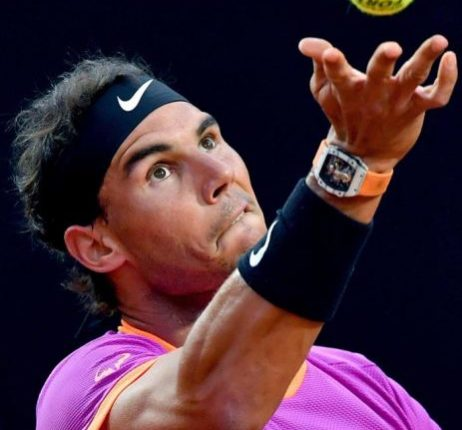
#> input picture Vision Artificial/nadal.jpg, 462 x 430 px
$ python TFourier.py
#> lines starting #> are read from the running program, lines starting #| are printed output that depends on the picture
"""                                                         Teoría

La transformada de Fourier se utiliza para analizar las características de frecuencia de varios filtros. Para las imágenes, la
transformada discreta de Fourier 2D (DFT, por sus siglas en inglés) se utiliza para encontrar el dominio de frecuencia. Para el
cálculo de la DFT se utiliza un algoritmo rápido llamado Transformada Rápida de Fourier (o Fast Fourier Transform en inglés,
abreviado como FFT). Los detalles al respecto se pueden encontrar en cualquier libro de texto de procesamiento de imágenes o
procesamiento de señales.

Para una señal sinusoidal de la forma:

podemos decir que f es la frecuencia de la señal, y si su dominio de frecuencia es tomado, podemos ver un pico en f. Si la señal
es muestreada para formar una señal discreta, obtenemos el mismo dominio de frecuencia, pero periódica en el rango [-pi, pi] o
[0, 2pi] (o [0, N]  para N puntos de la DFT). Una imagen se puede considerar como una señal muestreada en dos direcciones. Así
que tomar transformada de fourier en ambas direcciones X e Y da la representación de frecuencia de la imagen.

Más intuitivamente, para la señal sinusoidal, si la amplitud varía muy rápido en poco tiempo, se puede decir que es una señal de
 alta frecuencia. Si varía lentamente, es una señal de baja frecuencia. Se puede extender la misma idea a las imágenes. ¿Dónde
 varía drásticamente la amplitud en las imágenes? En los puntos extremos, o ruidos. Así podemos decir que los bordes y los ruidos
 son contenidos de alta frecuencia en una imagen. Si no hay muchos cambios en la amplitud, se trata de una componente de baja
 frecuencia.

Veamos entoces cómo encontrar el Transformador de Fourier.


                                                    Transformada de Fourier en Numpy

Primero veremos cómo encontrar Transformada de Fourier usando Numpy. Numpy tiene un paquete FFT para hacer esto. La función
np. fft. fft2() nos proporciona la transformación de frecuencia, la cual será una matriz compleja. Su primer argumento es la
imagen de entrada, que deberá estar en escala de grises. El segundo argumento es opcional y decide el tamaño de la matriz de
salida. Si es mayor que el tamaño de la imagen de entrada, la imagen de entrada se rellena con ceros antes del cálculo de FFT.
Si es inferior a la imagen de entrada, se recortará la imagen de entrada. Si no se pasa ningún argumento, el tamaño de la matriz
de salida será igual al de la entrada.

Una vez obtenido el resultado, la componente de frecuencia cero (componente DC) estará en la esquina superior izquierda. Si
quieres ponerlo en el centro, necesitas desplazar el resultado en N/2 en ambas direcciones. Esto se hace simplemente con la
 función np. fft. fftshift() (Es más fácil de analizar). Una vez que se encuentre la transformación de frecuencia, se puede
 encontrar el espectro de magnitudes."""

import cv2
import numpy as np
from matplotlib import pyplot as plt
img = cv2.imread('nadal.jpg',0)
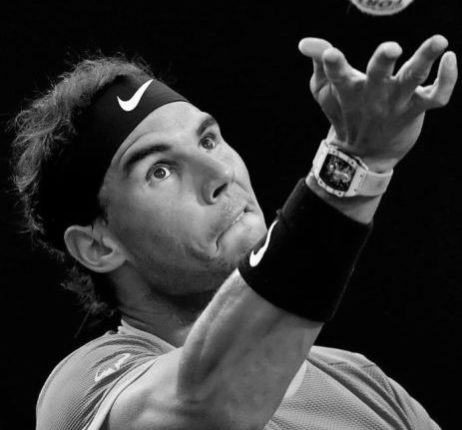
#> img: shape (430, 462); min 0, max 255, mean 53.4
f = np.fft.fft2(img)
fshift = np.fft.fftshift(f)
magnitudFFT = 20*np.log(np.abs(fshift))
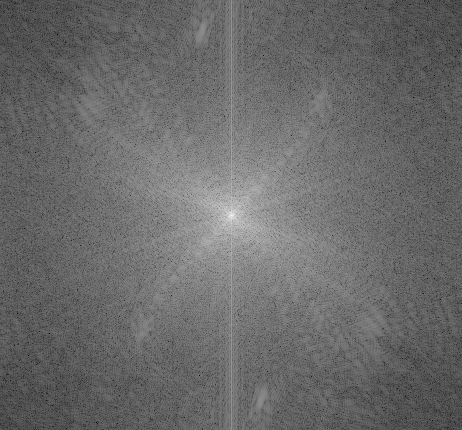
#> magnitudFFT: shape (430, 462) float64; min 25, max 323.5, mean 149.3; drawn with min black and max white
plt.subplot(121),plt.imshow(img, cmap = 'gray')
plt.title('Imagen de entrada'), plt.xticks([]), plt.yticks([])
plt.subplot(122),plt.imshow(magnitudFFT, cmap = 'gray')
plt.title('FFT'), plt.xticks([]), plt.yticks([])
plt.show()
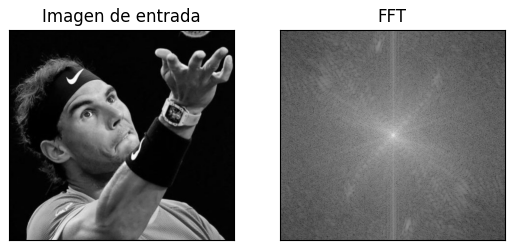
#> figure drawn by matplotlib, 2 panels

"""En la imagen de la derecha se puede apreciar una región más blanca en el centro mostrando que el contenido de baja frecuencia
es mayor.

Ya encontramos la transformación de frecuencia Ahora podemos hacer algunas operaciones en el dominio de la frecuencia, como el
filtrado de paso alto y la reconstrucción de la imagen original, es decir, encontrar DFT inverso. Para eso, simplemente, se debe
eliminar las bajas frecuencias utilizando una máscara formada por una ventana rectangular (en este caso utilizaremos una de tamaño
 60×60). A continuación, se aplica el desplazamiento inverso utilizando np.fft.ifftshift() para que el componente de DC vuelva a
 aparecer en la esquina superior izquierda. Luego se encuentra la FFT inversa utilizando la función np.ifft2(). El resultado, de
 nuevo, será un número complejo, del cual puedes tomar su valor absoluto."""

img = cv2.imread('nadal.jpg',0)
f = np.fft.fft2(img)
fshift = np.fft.fftshift(f)
rows, cols = img.shape
#> rows = 430; cols = 462
crow,ccol = int(rows/2) , int(cols/2)
#> crow = 215; ccol = 231
fshift[crow-30:crow+30, ccol-30:ccol+30] = 0
f_ishift = np.fft.ifftshift(fshift)
img_back = np.fft.ifft2(f_ishift)
img_back = np.abs(img_back)
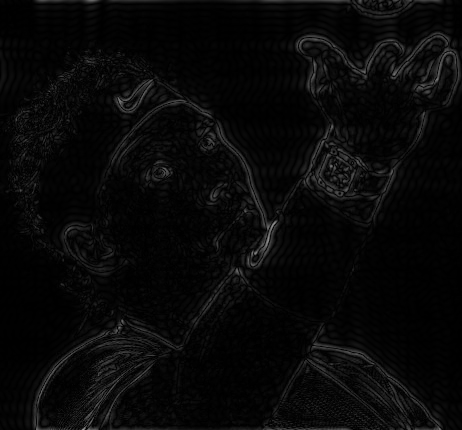
#> img_back: shape (430, 462) float64; min 0.00869, max 155.4, mean 8.7
plt.subplot(131),plt.imshow(img, cmap = 'gray')
plt.title('Original'), plt.xticks([]), plt.yticks([])
plt.subplot(132),plt.imshow(np.abs(fshift), cmap = 'gray')
plt.title('Filtro'), plt.xticks([]), plt.yticks([])
plt.subplot(133),plt.imshow(img_back,cmap = 'gray')
plt.title('Transformada inversa'), plt.xticks([]), plt.yticks([])
plt.show()
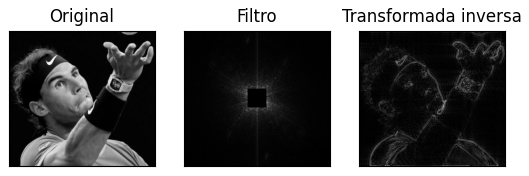
#> figure drawn by matplotlib, 3 panels

"""El resultado muestra que el Filtro Pasa Altos es una operación de detección de bordes. Esto es lo que hemos visto en el
capítulo de Gradientes de imagen. Esto también muestra que la mayoría de los datos de imagen están presentes en la región de
baja frecuencia del espectro. Hasta aquí hemos visto cómo encontrar DFT, IDFT, etc. en Numpy. Ahora veamos cómo hacerlo en OpenCV.

Aunque en este ejemplo no se observa mucho,  este procedimiento puede causar artefactos en la imagen final, conocidos como
efectos de llamada (call effects en inglés). Estos efectos son causados por la ventana rectangular que utilizamos para enmascarar.
 El problema es causado al coveritr esta máscara a la forma seno. Por lo tanto, no es aconsejable utilizar ventanas rectangulares
 para filtrar. En su lugar, la mejor opción es utilizar ventanas Gausianas.


                                                         Transformada de Fourier en OpenCV

OpenCV está provista con las funciones cv2.dft() y cv2.idft() para esto. Estas funciones devuelven el mismo resultado que las
anteriores, pero con dos canales. El primer canal tendrá la parte real del resultado y el segundo canal tendrá la parte imaginaria
 del resultado. La imagen de entrada se debe convertir a np.float32 primero. Veamos un ejemplo de cómo hacerlo."""

img = cv2.imread('nadal.jpg',0)
dft = cv2.dft(np.float32(img),flags = cv2.DFT_COMPLEX_OUTPUT)
dft_shift = np.fft.fftshift(dft)
magnitude_spectrum = 20*np.log(cv2.magnitude(dft_shift[:,:,0],dft_shift[:,:,1]))
plt.subplot(121),plt.imshow(img, cmap = 'gray')
plt.title('Imagen de entrada'), plt.xticks([]), plt.yticks([])
plt.subplot(122),plt.imshow(magnitude_spectrum, cmap = 'gray')
plt.title('FFT'), plt.xticks([]), plt.yticks([])
plt.show()

"""El resultado de este código es exactamente el mismo que utilizando la función de Numpy.
Nota:  También puede utilizar cv2.cartToPolar() que devuelve tanto la magnitud como la fase al mismo tiempo.
Entonces, ahora tenemos que hallar la DFT inversa. En la sesión anterior, creamos un Filtro Pasa Altos (FPA), esta vez veremos
cómo eliminar los contenidos de alta frecuencia en la imagen, es decir, aplicamos un Filtro Pasa Bajos (FPB) a la imagen. El
resultado de aplicar este tipo de filtro es una imagen desenfocada. Para esto, creamos una máscara primero con un valor alto (1)
a bajas frecuencias, es decir, pasamos el contenido de baja fecuencia y 0 a la región altas frecuencia."""


img = cv2.imread('nadal.jpg',0)
f = np.fft.fft2(img)
fshift = np.fft.fftshift(f)
rows, cols = img.shape
crow,ccol = int(rows/2) , int(cols/2)
# Crea la máscara primero, el centro del cuadrado vale 1, el resto son ceros
mask = np.zeros((rows,cols,2),np.uint8)
mask[crow-30:crow+30, ccol-30:ccol+30] = 1
# Aplica la máscara y la DFT inversa
fshift = dft_shift*mask
f_ishift = np.fft.ifftshift(fshift)
img_back = cv2.idft(f_ishift)
img_back = cv2.magnitude(img_back[:,:,0],img_back[:,:,1])
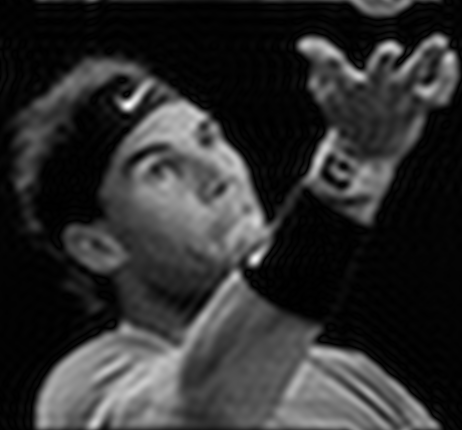
#> img_back: shape (430, 462) float32; min 4826.6, max 57992340, mean 10796467; drawn with min black and max white
plt.subplot(121),plt.imshow(img, cmap = 'gray')
plt.title('Imagen de entrada'), plt.xticks([]), plt.yticks([])
plt.subplot(122),plt.imshow(img_back, cmap = 'gray')
plt.title('DFT'), plt.xticks([]), plt.yticks([])
plt.show()

"""Nota:  Como es habitual, las funciones de OpenCV cv2.dft() y cv2.idft() son más rápidas que las contrapartes de Numpy, pero
las funciones de Numpy son más fáciles de usar.


                                                        Optimización del rendimiento de DFT

El rendimiento del cálculo DFT es mejor para algunos tamaños de matriz. Es más rápido cuando el tamaño de la matriz es potencia
de dos. Las matrices cuyo tamaño es un producto de 2, 3 y 5 también se procesan de manera bastante eficiente. Por lo tanto, si
le preocupa el rendimiento de su código, puede modificar el tamaño de la matriz a cualquier tamaño óptimo (rellenando con ceros)
antes de encontrar la DFT. Para OpenCV, debe agregar ceros manualmente. Pero para Numpy, sólo necesitas especificar el nuevo
tamaño del cálculo de FFT, y automáticamente este rellenará los ceros que falten por usted.

Entonces, ¿cómo encontramos este tamaño óptimo? OpenCV proporciona una función, cv2.getOptimalDFTSize() para esto. Es aplicable
tanto a cv2.dft() como a np.fft.fft2(). Comprobemos su rendimiento usando el comando mágico de Python: % timeit."""


img = cv2.imread('nadal.jpg',0)
rows,cols = img.shape
print(rows,cols)
#| 430 462

nrows = cv2.getOptimalDFTSize(rows)
#> nrows = 432
ncols = cv2.getOptimalDFTSize(cols)
#> ncols = 480
print(nrows, ncols)
#| 432 480
"""<em>240 216</em>

Nótese que el tamaño (238, 212) se modifica a (240,216). Para aumentar el tamaño de la matriz rellenaremos con ceros los espacios
nuevos. Esto puede hacerse creando una nueva matriz de ceros más grande (en este caso de dimensiones 240×216 )  y copiando los
datos en ella, o utilizando cv2.copyMakeBorder().

nimg = np.zeros((nrows,ncols))
nimg[:rows,:cols] = img


right = ncols - cols
bottom = nrows - rows
bordertype = cv2.BORDER_CONSTANT #sólo para evitar la ruptura de línea en un archivo PDF
nimg = cv2.copyMakeBorder(img,0,bottom,0,right,bordertype, value = 0)

Ahora comparemos el rendimiento DFT de la función de Numpy con los dos tamños de matriz:"""

timeit_fft1 = np.fft.fft2(img)
#100 loops, best of 3: 3.64 ms per loop
timeit_fft2 = np.fft.fft2(img,[nrows,ncols])
#100 loops, best of 3: 2.18 ms per loop

#El resultado muestra una aceleración de ~1.5x. Ahora intentaremos lo mismo con las funciones de OpenCV.

timeit_dft1= cv2.dft(np.float32(img),flags=cv2.DFT_COMPLEX_OUTPUT)
#1000 loops, best of 3: 732 µs per loop
timeit_dft2= cv2.dft(np.float32(img),flags=cv2.DFT_COMPLEX_OUTPUT)
#1000 loops, best of 3: 324 µs per loop

"""También se muestra una aceleración, en este caso de  más  de 2x. También puede observar que las funciones de OpenCV son
alrededor de 5 veces más rápidas que las funciones de Numpy. Esto también se puede comprobar para la FFT inversa (se deja como
ejercicio al lector).
¿Por qué Laplaciano es un filtro de paso alto?

Una de las respuestas a esta interrogante se ecuentra en la Transformada de Fourier. Simplemente tome la transformada de Fourier
del filtro Laplaciano para un tamaño mayor de FFT y analícelo:"""

from matplotlib import pyplot as plt
# filtro promedio simple sin parámetro de escala
mean_filter = np.ones((3,3))
# crea un filtro Gaussiano
x = cv2.getGaussianKernel(8,2)
gaussian = x*x.T
# Diferentes filtros de detección de bordes
# scharr en la dirección X
scharr = np.array([[-3, 0, 3],
                   [-10,0,10],
                   [-3, 0, 3]])
# sobel en la dirección X
sobel_x= np.array([[-1, 0, 1],
                   [-2, 0, 2],
                   [-1, 0, 1]])
# sobel en la dirección Y
sobel_y= np.array([[-1,-2,-1],
                   [0, 0, 0],
                   [1, 2, 1]])
# laplaciano
laplacian=np.array([[0, 1, 0],
                    [1,-4, 1],
                    [0, 1, 0]])
filters = [mean_filter, gaussian, laplacian, sobel_x, sobel_y, scharr]
filter_name = ['filtro_media', 'gaussiano','laplaciano', 'sobel_x', \
                'sobel_y', 'scharr_x']
fft_filters = [np.fft.fft2(x,[200,200]) for x in filters]
fft_shift = [np.fft.fftshift(y) for y in fft_filters]
mag_spectrum = [np.log(np.abs(z)+1) for z in fft_shift]
#
for i in range(6):
    plt.subplot(2,3,i+1),plt.imshow(mag_spectrum [i],cmap = 'gray')
    plt.title(filter_name[i]), plt.xticks([]), plt.yticks([])
plt.show()
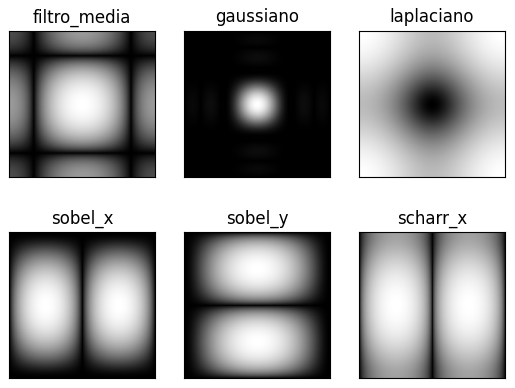
#> figure drawn by matplotlib, 6 panels


"""A partir de la imagen, se puede ver qué región de frecuencia bloquea cada núcleo y qué región pasa. A partir de esa
información, podemos decir por qué cada núcleo es un FPB o un FPA."""
